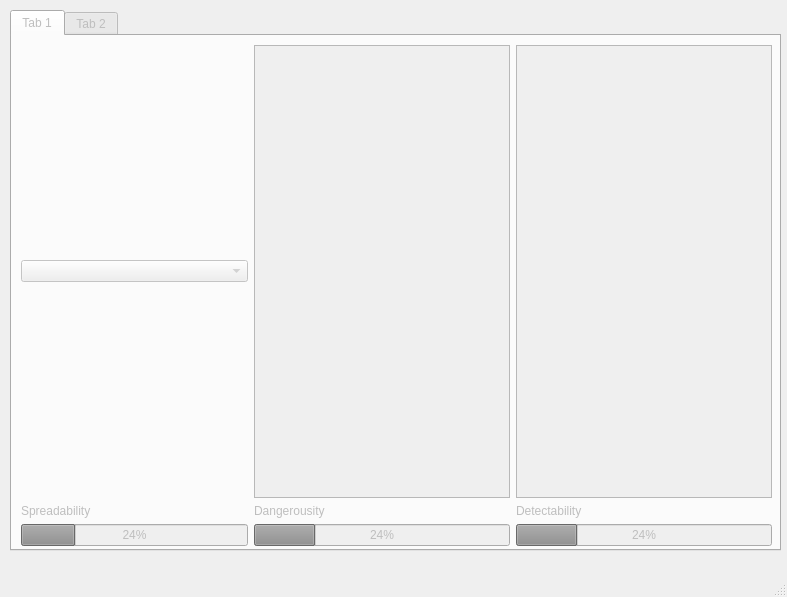
<?xml version="1.0" encoding="UTF-8"?>
<ui version="4.0">
 <class>MainWindow</class>
 <widget class="QMainWindow" name="MainWindow">
  <property name="geometry">
   <rect>
    <x>0</x>
    <y>0</y>
    <width>787</width>
    <height>597</height>
   </rect>
  </property>
  <property name="windowTitle">
   <string>MainWindow</string>
  </property>
  <widget class="QWidget" name="centralwidget">
   <property name="enabled">
    <bool>false</bool>
   </property>
   <widget class="QTabWidget" name="MainMenu">
    <property name="geometry">
     <rect>
      <x>10</x>
      <y>10</y>
      <width>771</width>
      <height>541</height>
     </rect>
    </property>
    <property name="currentIndex">
     <number>0</number>
    </property>
    <widget class="QWidget" name="Viruses">
     <attribute name="title">
      <string>Tab 1</string>
     </attribute>
     <widget class="QWidget" name="gridLayoutWidget_2">
      <property name="geometry">
       <rect>
        <x>9</x>
        <y>9</y>
        <width>751</width>
        <height>501</height>
       </rect>
      </property>
      <layout class="QGridLayout" name="gridLayout_2">
       <item row="2" column="0">
        <widget class="QProgressBar" name="progressBar_25">
         <property name="value">
          <number>24</number>
         </property>
        </widget>
       </item>
       <item row="2" column="1">
        <widget class="QProgressBar" name="progressBar_26">
         <property name="value">
          <number>24</number>
         </property>
        </widget>
       </item>
       <item row="2" column="2">
        <widget class="QProgressBar" name="progressBar_27">
         <property name="value">
          <number>24</number>
         </property>
        </widget>
       </item>
       <item row="1" column="2">
        <widget class="QLabel" name="label_12">
         <property name="text">
          <string>Detectability</string>
         </property>
        </widget>
       </item>
       <item row="1" column="1">
        <widget class="QLabel" name="label_13">
         <property name="text">
          <string>Dangerousity</string>
         </property>
        </widget>
       </item>
       <item row="1" column="0">
        <widget class="QLabel" name="label_14">
         <property name="text">
          <string>Spreadability</string>
         </property>
        </widget>
       </item>
       <item row="0" column="0">
        <widget class="QComboBox" name="comboBox"/>
       </item>
       <item row="0" column="1">
        <widget class="QTextEdit" name="textEdit"/>
       </item>
       <item row="0" column="2">
        <widget class="QTextEdit" name="textEdit_2"/>
       </item>
      </layout>
     </widget>
    </widget>
    <widget class="QWidget" name="World">
     <attribute name="title">
      <string>Tab 2</string>
     </attribute>
     <widget class="QWidget" name="gridLayoutWidget">
      <property name="geometry">
       <rect>
        <x>10</x>
        <y>20</y>
        <width>751</width>
        <height>481</height>
       </rect>
      </property>
      <layout class="QGridLayout" name="gridLayout">
       <property name="topMargin">
        <number>0</number>
       </property>
       <item row="3" column="0">
        <widget class="QLabel" name="label">
         <property name="text">
          <string>Asia</string>
         </property>
        </widget>
       </item>
       <item row="4" column="0">
        <widget class="QLabel" name="label_3">
         <property name="text">
          <string>North America</string>
         </property>
        </widget>
       </item>
       <item row="5" column="0">
        <widget class="QLabel" name="label_4">
         <property name="text">
          <string>South America</string>
         </property>
        </widget>
       </item>
       <item row="6" column="0">
        <widget class="QLabel" name="label_5">
         <property name="text">
          <string>Middle Est</string>
         </property>
        </widget>
       </item>
       <item row="7" column="0">
        <widget class="QLabel" name="label_6">
         <property name="text">
          <string>Western Europe</string>
         </property>
        </widget>
       </item>
       <item row="8" column="0">
        <widget class="QLabel" name="label_7">
         <property name="text">
          <string>Eastern Europe</string>
         </property>
        </widget>
       </item>
       <item row="9" column="0">
        <widget class="QLabel" name="label_8">
         <property name="text">
          <string>Oceania</string>
         </property>
        </widget>
       </item>
       <item row="9" column="1">
        <widget class="QProgressBar" name="progressBar">
         <property name="value">
          <number>24</number>
         </property>
        </widget>
       </item>
       <item row="8" column="1">
        <widget class="QProgressBar" name="progressBar_2">
         <property name="value">
          <number>24</number>
         </property>
        </widget>
       </item>
       <item row="7" column="1">
        <widget class="QProgressBar" name="progressBar_3">
         <property name="value">
          <number>24</number>
         </property>
        </widget>
       </item>
       <item row="6" column="1">
        <widget class="QProgressBar" name="progressBar_4">
         <property name="value">
          <number>24</number>
         </property>
        </widget>
       </item>
       <item row="5" column="1">
        <widget class="QProgressBar" name="progressBar_5">
         <property name="value">
          <number>24</number>
         </property>
        </widget>
       </item>
       <item row="4" column="1">
        <widget class="QProgressBar" name="progressBar_6">
         <property name="value">
          <number>24</number>
         </property>
        </widget>
       </item>
       <item row="3" column="1">
        <widget class="QProgressBar" name="progressBar_7">
         <property name="value">
          <number>24</number>
         </property>
        </widget>
       </item>
       <item row="2" column="1">
        <widget class="QProgressBar" name="progressBar_8">
         <property name="value">
          <number>24</number>
         </property>
        </widget>
       </item>
       <item row="9" column="2">
        <widget class="QProgressBar" name="progressBar_9">
         <property name="value">
          <number>24</number>
         </property>
        </widget>
       </item>
       <item row="8" column="2">
        <widget class="QProgressBar" name="progressBar_10">
         <property name="value">
          <number>24</number>
         </property>
        </widget>
       </item>
       <item row="7" column="2">
        <widget class="QProgressBar" name="progressBar_11">
         <property name="value">
          <number>24</number>
         </property>
        </widget>
       </item>
       <item row="6" column="2">
        <widget class="QProgressBar" name="progressBar_12">
         <property name="value">
          <number>24</number>
         </property>
        </widget>
       </item>
       <item row="5" column="2">
        <widget class="QProgressBar" name="progressBar_13">
         <property name="value">
          <number>24</number>
         </property>
        </widget>
       </item>
       <item row="4" column="2">
        <widget class="QProgressBar" name="progressBar_14">
         <property name="value">
          <number>24</number>
         </property>
        </widget>
       </item>
       <item row="3" column="2">
        <widget class="QProgressBar" name="progressBar_15">
         <property name="value">
          <number>24</number>
         </property>
        </widget>
       </item>
       <item row="2" column="2">
        <widget class="QProgressBar" name="progressBar_16">
         <property name="value">
          <number>24</number>
         </property>
        </widget>
       </item>
       <item row="0" column="1">
        <widget class="QLabel" name="label_9">
         <property name="text">
          <string>infected</string>
         </property>
        </widget>
       </item>
       <item row="0" column="2">
        <widget class="QLabel" name="label_10">
         <property name="text">
          <string>Destroyed</string>
         </property>
        </widget>
       </item>
       <item row="2" column="3">
        <widget class="QProgressBar" name="progressBar_17">
         <property name="value">
          <number>24</number>
         </property>
        </widget>
       </item>
       <item row="3" column="3">
        <widget class="QProgressBar" name="progressBar_18">
         <property name="value">
          <number>24</number>
         </property>
        </widget>
       </item>
       <item row="4" column="3">
        <widget class="QProgressBar" name="progressBar_19">
         <property name="value">
          <number>24</number>
         </property>
        </widget>
       </item>
       <item row="5" column="3">
        <widget class="QProgressBar" name="progressBar_20">
         <property name="value">
          <number>24</number>
         </property>
        </widget>
       </item>
       <item row="6" column="3">
        <widget class="QProgressBar" name="progressBar_21">
         <property name="value">
          <number>24</number>
         </property>
        </widget>
       </item>
       <item row="7" column="3">
        <widget class="QProgressBar" name="progressBar_22">
         <property name="value">
          <number>24</number>
         </property>
        </widget>
       </item>
       <item row="8" column="3">
        <widget class="QProgressBar" name="progressBar_23">
         <property name="value">
          <number>24</number>
         </property>
        </widget>
       </item>
       <item row="9" column="3">
        <widget class="QProgressBar" name="progressBar_24">
         <property name="value">
          <number>24</number>
         </property>
        </widget>
       </item>
       <item row="0" column="3">
        <widget class="QLabel" name="label_11">
         <property name="text">
          <string>protected</string>
         </property>
        </widget>
       </item>
       <item row="0" column="0">
        <spacer name="verticalSpacer">
         <property name="orientation">
          <enum>Qt::Vertical</enum>
         </property>
         <property name="sizeType">
          <enum>QSizePolicy::Fixed</enum>
         </property>
         <property name="sizeHint" stdset="0">
          <size>
           <width>20</width>
           <height>10</height>
          </size>
         </property>
        </spacer>
       </item>
       <item row="2" column="0">
        <widget class="QLabel" name="label_2">
         <property name="text">
          <string>Africa</string>
         </property>
        </widget>
       </item>
      </layout>
     </widget>
    </widget>
   </widget>
  </widget>
  <widget class="QMenuBar" name="menubar">
   <property name="geometry">
    <rect>
     <x>0</x>
     <y>0</y>
     <width>787</width>
     <height>22</height>
    </rect>
   </property>
  </widget>
  <widget class="QStatusBar" name="statusbar"/>
 </widget>
 <resources/>
 <connections/>
</ui>
